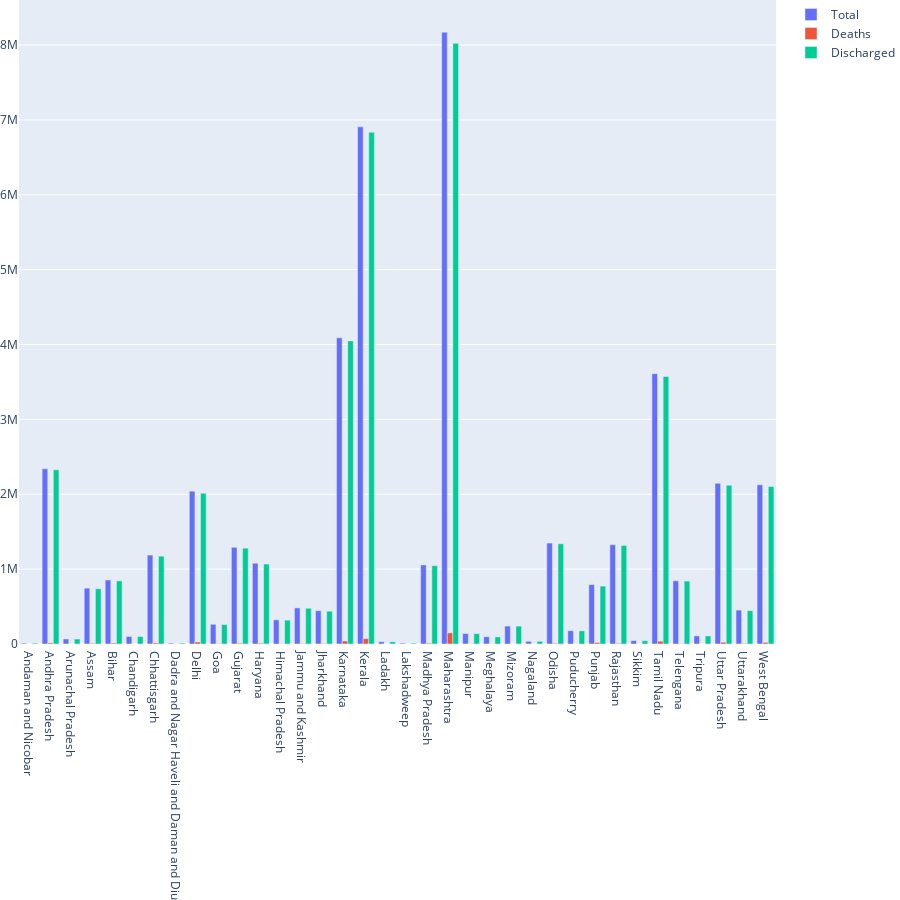

The code cell stored with this chart in its notebook:
### Markdown cell above
#### 3.6)  Plotting a Bar plot to simultaneosly showcase the 'Total Cases registered', 'Deaths', 'Discharged ones' States Wise

### Code cell
x = sd['State/UTs'].values
y1 = sd['Total Cases'].values
y2 = sd['Deaths'].values
y3 = sd['Discharged'].values

fig= go.Figure()

fig.add_trace(go.Bar(x=x, y=y1, name= "Total"))
fig.add_trace(go.Bar(x=x, y=y2, name= "Deaths"))
fig.add_trace(go.Bar(x=x, y=y3, name= "Discharged"))

fig.update_layout(
    height = 900,
    margin=dict(l=0, r=0, t=0, b=0)
)
fig.show()

### Figure 1 — Plotly figure (JSON) as saved in the notebook; plotly's stock layout.template omitted (floating-point values rounded to 4 significant figures)
{"data": [{"name": "Total", "type": "bar", "x": ["Andaman and Nicobar", "Andhra Pradesh", "Arunachal Pradesh", "Assam", "Bihar", "Chandigarh", "Chhattisgarh", "Dadra and Nagar Haveli and Daman and Diu", "Delhi", "Goa", "Gujarat", "Haryana", "Himachal Pradesh", "Jammu and Kashmir", "Jharkhand", "Karnataka", "Kerala", "Ladakh", "Lakshadweep", "Madhya Pradesh", "Maharashtra", "Manipur", "Meghalaya", "Mizoram", "Nagaland", "Odisha", "Puducherry", "Punjab", "Rajasthan", "Sikkim", "Tamil Nadu", "Telengana", "Tripura", "Uttar Pradesh", "Uttarakhand", "West Bengal"], "y": [10766, 2340676, 67049, 746159, 855267, 100693, 1187695, 11592, 2040910, 263346, 1291383, 1078903, 322905, 482023, 443826, 4088769, 6907241, 29602, 11415, 1056351, 8171048, 140034, 96983, 239560, 36033, 1348409, 177547, 793644, 1326465, 44927, 3610655, 844432, 108493, 2145431, 452571, 2126282]}, {"name": "Deaths", "type": "bar", "x": ["Andaman and Nicobar", "Andhra Pradesh", "Arunachal Pradesh", "Assam", "Bihar", "Chandigarh", "Chhattisgarh", "Dadra and Nagar Haveli and Daman and Diu", "Delhi", "Goa", "Gujarat", "Haryana", "Himachal Pradesh", "Jammu and Kashmir", "Jharkhand", "Karnataka", "Kerala", "Ladakh", "Lakshadweep", "Madhya Pradesh", "Maharashtra", "Manipur", "Meghalaya", "Mizoram", "Nagaland", "Odisha", "Puducherry", "Punjab", "Rajasthan", "Sikkim", "Tamil Nadu", "Telengana", "Tripura", "Uttar Pradesh", "Uttarakhand", "West Bengal"], "y": [129, 14733, 296, 8035, 12314, 1185, 14190, 4, 26666, 4014, 11079, 10755, 4241, 4792, 5334, 40358, 72042, 231, 52, 10786, 148558, 2149, 1628, 734, 782, 9215, 1981, 19338, 9736, 501, 38081, 4111, 942, 23712, 7768, 21555]}, {"name": "Discharged", "type": "bar", "x": ["Andaman and Nicobar", "Andhra Pradesh", "Arunachal Pradesh", "Assam", "Bihar", "Chandigarh", "Chhattisgarh", "Dadra and Nagar Haveli and Daman and Diu", "Delhi", "Goa", "Gujarat", "Haryana", "Himachal Pradesh", "Jammu and Kashmir", "Jharkhand", "Karnataka", "Kerala", "Ladakh", "Lakshadweep", "Madhya Pradesh", "Maharashtra", "Manipur", "Meghalaya", "Mizoram", "Nagaland", "Odisha", "Puducherry", "Punjab", "Rajasthan", "Sikkim", "Tamil Nadu", "Telengana", "Tripura", "Uttar Pradesh", "Uttarakhand", "West Bengal"], "y": [10637, 2325943, 66753, 738119, 842952, 99508, 1173505, 11588, 2014230, 259329, 1280299, 1068121, 318660, 477231, 438491, 4048399, 6835181, 29371, 11363, 1045565, 8022276, 137885, 95352, 238825, 35251, 1339135, 175566, 773073, 1316727, 44422, 3572569, 840313, 107550, 2121662, 444803, 2104592]}], "layout": {"height": 900, "margin": {"b": 0, "l": 0, "r": 0, "t": 0}}}
